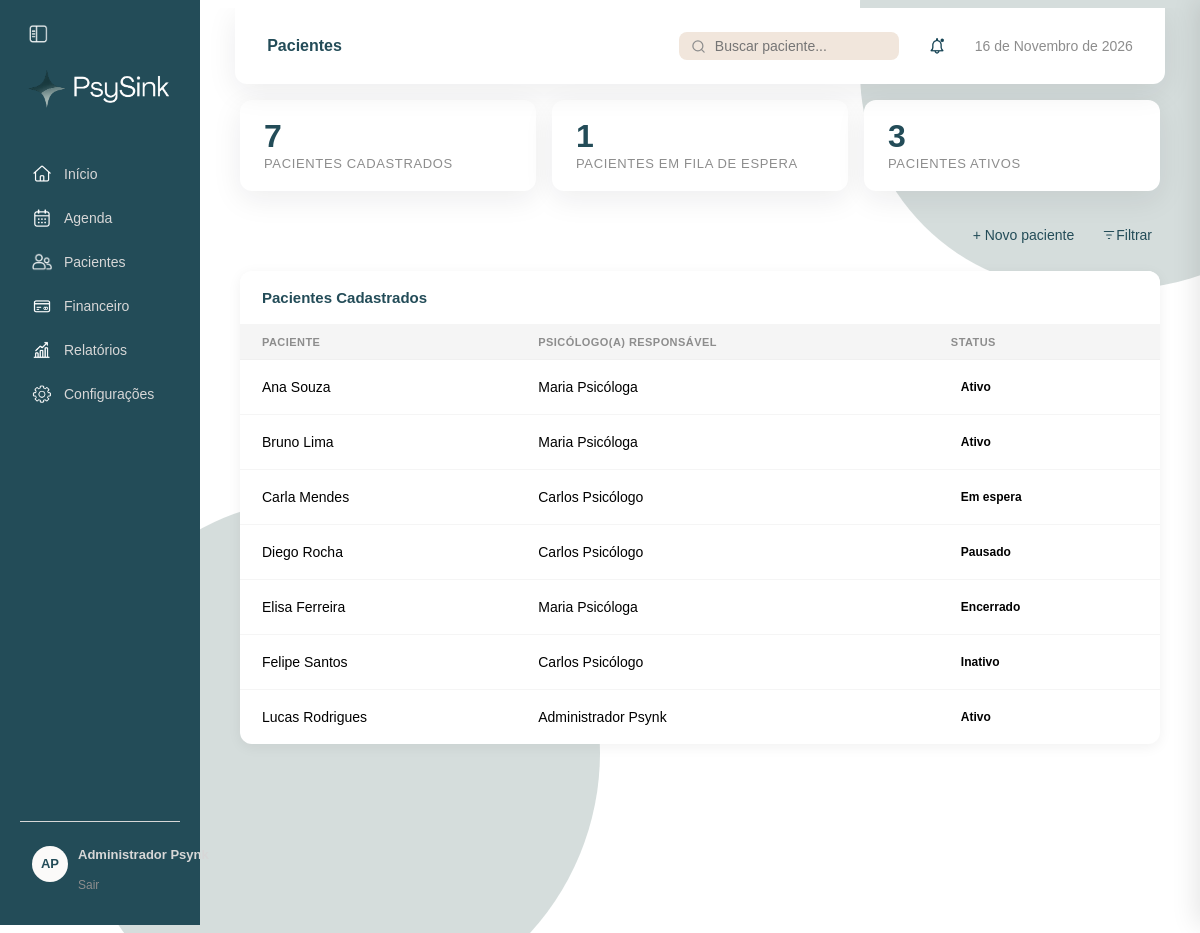
Screenshot of /app/pages/admin/pacientes.php (signed in) with the database file from the repository.
### tables this page shows
CREATE TABLE IF NOT EXISTS `Paciente` (
  `idpaciente` INT NOT NULL AUTO_INCREMENT,
  `nome` VARCHAR(45) NOT NULL,
  `cpf` VARCHAR(14) NOT NULL,
  `telefone` VARCHAR(20) NOT NULL,
  `endereco` VARCHAR(60) NULL,
  `status` ENUM('ativo','em_espera','pausado','encerrado','inativo') NOT NULL DEFAULT 'ativo',
  `idClinica` INT NOT NULL,
  `idPsicologo` INT NOT NULL,
  PRIMARY KEY (`idpaciente`),
  INDEX `fk_paciente_Clinica1_idx` (`idClinica`),
  INDEX `fk_paciente_Usuario1_idx` (`idPsicologo`),
  CONSTRAINT `fk_paciente_Clinica1`
    FOREIGN KEY (`idClinica`) REFERENCES `Clinica` (`idtable1`)
    ON DELETE NO ACTION ON UPDATE NO ACTION,
  CONSTRAINT `fk_paciente_Usuario1`
    FOREIGN KEY (`idPsicologo`) REFERENCES `Usuario` (`idUsuario`)
    ON DELETE NO ACTION ON UPDATE NO ACTION
);

CREATE TABLE IF NOT EXISTS `Usuario` (
  `idUsuario` INT NOT NULL AUTO_INCREMENT,
  `nome` VARCHAR(45) NOT NULL,
  `email` VARCHAR(45) NOT NULL,
  `senha` VARCHAR(255) NOT NULL,
  `telefone` VARCHAR(45) NULL,
  `foto` BLOB NULL,
  `permissao` ENUM('ADMIN', 'PSICOLOGO', 'RECEPCIONISTA') NOT NULL,
  `id_clinica` INT NOT NULL,
  PRIMARY KEY (`idUsuario`),
  INDEX `fk_Usuario_Clinica1_idx` (`id_clinica`),
  CONSTRAINT `fk_Usuario_Clinica1`
    FOREIGN KEY (`id_clinica`) REFERENCES `Clinica` (`idtable1`)
    ON DELETE NO ACTION ON UPDATE NO ACTION
);

### config/conexao.php (called while the page is built, shortened)
<?php
$servidor = "db";
$usuario  = "psynk_user";
$senha    = "psynk_pass";
$banco    = "psynk";
$conexao = new mysqli($servidor, $usuario, $senha, $banco);
$conexao->set_charset("utf8mb4");
if (session_status() === PHP_SESSION_ACTIVE && isset($_SESSION['id'])) {
    $verificaAtivo = $conexao->prepare("SELECT ativo FROM Usuario WHERE idUsuario = ?");
    $verificaAtivo->bind_param("i", $_SESSION['id']);
    $verificaAtivo->execute();
    $linhaAtivo = $verificaAtivo->get_result()->fetch_assoc();
}
if (function_exists('gerarNotificacoesDeAnotacaoPendente') === false) {
    require_once __DIR__ . "/../app/includes/consultas.php";
}

### app/includes/consultas.php (called while the page is built, shortened)
<?php
function buscarPacientes(mysqli $conexao, int $idClinica, ?int $idPsicologo = null, ?string $status = null): array {
    $sql = "SELECT paciente.idpaciente,
                   paciente.nome AS nome_paciente,
                   paciente.idPsicologo,
                   psicologo.nome AS nome_psicologo,
                   paciente.status
            FROM Paciente paciente
            JOIN Usuario psicologo ON psicologo.idUsuario = paciente.idPsicologo
            WHERE paciente.idClinica = ?";
    $tipos      = "i";
    $parametros = [$idClinica];
    if ($status !== null && in_array($status, STATUS_PACIENTE_VALIDOS, true)) {
        $sql .= " AND paciente.status = ?";
        $tipos .= "s";
        $parametros[] = $status;
    }
    $sql .= " ORDER BY paciente.nome";
    $comando = $conexao->prepare($sql);
    $comando->bind_param($tipos, ...$parametros);
    $comando->execute();
    return $comando->get_result()->fetch_all(MYSQLI_ASSOC);
}
function contarPacientesPorStatus(mysqli $conexao, int $idClinica, ?int $idPsicologo = null): array {
    $sql = "SELECT status, COUNT(*) AS total
            FROM Paciente
            WHERE idClinica = ?";
    $tipos      = "i";
    $parametros = [$idClinica];
    $sql .= " GROUP BY status";
    $comando = $conexao->prepare($sql);
    $comando->bind_param($tipos, ...$parametros);
    $comando->execute();
    $linhas = $comando->get_result()->fetch_all(MYSQLI_ASSOC);
    $contagem = array_fill_keys(STATUS_PACIENTE_VALIDOS, 0);
    foreach ($linhas as $linha) {
        $contagem[$linha['status']] = (int) $linha['total'];
    }
    $contagem['todos'] = array_sum($contagem);
    return $contagem;
}

### app/pages/admin/pacientes.php (the view, shortened to what this page needs)
<?php
    require_once __DIR__ . "/../../../config/conexao.php";
    require_once __DIR__ . "/../../includes/consultas.php";
    $idClinica = (int) $_SESSION['id_clinica'];
    $idPsicologoFiltro = null;
    $statusFiltro = null;
    $contagem = contarPacientesPorStatus($conexao, $idClinica);
    $pacientesCadastrados = buscarPacientes($conexao, $idClinica, $idPsicologoFiltro, $statusFiltro);
    $nomesDosStatus = [
        'ativo'     => 'Ativo',
        'em_espera' => 'Em espera',
        'pausado'   => 'Pausado',
        'encerrado' => 'Encerrado',
        'inativo'   => 'Inativo',
    ];
    function mostrarLinhasPacientes(array $pacientes, array $nomesDosStatus): void {
        foreach ($pacientes as $paciente) {
            echo '<tr onclick="abrirDrawer(' . (int) $paciente['idpaciente'] . ')" style="cursor:pointer">';
            echo '<td>' . htmlspecialchars($paciente['nome_paciente']) . '</td>';
            echo '<td>' . htmlspecialchars($paciente['nome_psicologo']) . '</td>';
            echo '<td><span class="badge badge-green">' . htmlspecialchars($nomesDosStatus[$paciente['status']]) . '</span></td>';
            echo '</tr>';
        }
    }
?>
<!DOCTYPE html>
<html lang="pt-BR">
<head>
    <link rel="stylesheet" type="text/css" href="https://meyerweb.com/eric/tools/css/reset/reset.css">
    <link rel="stylesheet" type="text/css" href="/app/css/variables.css">
    <link rel="stylesheet" href="/app/css/globals.css">
    <link rel="stylesheet" type="text/css" href="/app/css/pacientes.css">
    <?php
        include($_SERVER['DOCUMENT_ROOT'] . "/app/includes/menuAdmin.php");
    ?>
</head>
<body>
        <div class="main">
            <?php include($_SERVER['DOCUMENT_ROOT'] . "/app/includes/header.php"); ?>
            <div class="cartoes">
                <div class="cartao" onclick="toggleList('listaCadastrados')">
                    <div class="cartaoValor"><?= $contagem['todos'] ?></div>
                    <div class="cartaoTitulo">Pacientes Cadastrados</div>
                </div>
                <div class="cartao" onclick="toggleList('listaEspera')">
                    <div class="cartaoValor"><?= $contagem['em_espera'] ?></div>
                    <div class="cartaoTitulo">Pacientes em fila de espera</div>
                </div>
                <div class="cartao" onclick="toggleList('listaAtivos')">
                    <div class="cartaoValor"><?= $contagem['ativo'] ?></div>
                    <div class="cartaoTitulo">Pacientes ativos</div>
                </div>
            </div>
            <div class="filtro-secao" style="display:flex; gap:0.75rem; align-items:center;">
                <button class="btn btn-primary" onclick="abrirDrawerNovo()">+ Novo paciente</button>
                <div class="filtro-dropdown-wrapper">
                    <button class="btn btn-secondary" id="btn-filtrar" onclick="toggleFiltroDropdown()">
                        <svg xmlns="http://www.w3.org/2000/svg" width="14" height="14" viewBox="0 0 24 24" fill="none" stroke="currentColor" stroke-width="2" stroke-linecap="round" stroke-linejoin="round"><line x1="4" y1="6" x2="20" y2="6"/><line x1="8" y1="12" x2="16" y2="12"/><line x1="11" y1="18" x2="13" y2="18"/></svg>
                        Filtrar
                    </button>
                </div>
            </div>
        <div id="listaCadastrados" class="collapse-list">
            <div class="section-header">
                <span class="section-title">Pacientes Cadastrados</span>
            </div>
            <table class="data-table">
                <thead>
                    <tr>
                        <th>Paciente</th>
                        <th>Psicólogo(a) responsável</th>
                        <th>Status</th>
                    </tr>
                </thead>
                <tbody>
                    <?php mostrarLinhasPacientes($pacientesCadastrados, $nomesDosStatus); ?>
                </tbody>
            </table>
        </div>
        <?php include($_SERVER['DOCUMENT_ROOT'] . "/app/includes/drawer.php"); ?>
        <?php include($_SERVER['DOCUMENT_ROOT'] . "/app/includes/modal-consulta.php"); ?>
</body>
</html>

### app/css/variables.css (style rules this page uses)
:root { --deep-teal: #234c58; --teal: #316372; --sage: #91a6a4; --warm-sand: #f1e6dc; --warm-beige: #e1bba4; --terracotta: #40334D; --off-white: #fbfaf9; --gray-900: #1C1C1C; --gray-700: #555555; --gray-400: #8D8D8D; --gray-200: #D7D7D7; --gray-150: #E6E6E6; --gray-100: #F5F5F5; --verde-500: #4CAF50; --amarelo-500: #F5B942; --azul-500: #5B8DEF; --laranja-500: #F28C5C; --vermelho-500: #f25c5c; --roxo-500: #7B61A8; --cinza-500: #9E9E9E; --font: calibri, sans-serif; --radius-sm: 8px; --radius-md: 12px; --radius-lg: 16px; --radius-xl: 24px; --shadow: 0 8px 30px rgba(20, 30, 40, 0.08); --sidebar-width: 200px; --sidebar-width-retraido: 64px; }
*, *::before, *::after { box-sizing: border-box; }

### app/css/globals.css (style rules this page uses)
body { font-family: var(--font); position: relative; isolation: isolate; overflow-y: auto; }
body::before { content: ""; position: fixed; width: 520px; height: 520px; top: -230px; right: -180px; background: var(--sage); opacity: 0.38; border-radius: 48% 52% 55% 45%; z-index: -1; }
body::after { content: ""; position: fixed; width: 520px; height: 520px; top: 500px; right: 50%; background: var(--sage); opacity: 0.38; border-radius: 48% 52% 55% 45%; z-index: -1; }
.main { margin-left: var(--sidebar-width); flex: 1; display: flex; flex-direction: column; min-height: 100vh; height: auto; overflow-y: auto; }
.cartoes { display: grid; grid-template-columns: 1fr 1fr 1fr; gap: 1rem; align-items: stretch; padding: 1rem 2rem; }
.cartao { background: #fff; border-radius: var(--radius-md); padding: 1.25rem 1.5rem; box-shadow: var(--shadow); cursor: pointer; transition: transform 0.15s, box-shadow 0.15s; min-width: 140px; display: flex; flex-direction: column; align-items: flex-start; gap: 0.25rem; }
.cartaoTitulo { font-size: 0.8125rem; color: var(--gray-400); text-transform: uppercase; letter-spacing: 0.05em; }
.cartaoValor { font-size: 2rem; font-weight: 600; color: var(--deep-teal); line-height: 1; }
.collapse-list { display: none; margin: 0 2rem 1.5rem; background: #fff; border-radius: var(--radius-md); box-shadow: 0 3px 14px rgba(0, 0, 0, 0.06); overflow: hidden; }
.collapse-list.open { display: block; }
.collapse-list .section-header { display: flex; align-items: center; padding: 18px 22px; background: #fff; }
.collapse-list .section-title { font-size: 15px; font-weight: 600; color: var(--deep-teal); }
.collapse-list .data-table { width: 100%; border-collapse: collapse; }
.collapse-list .data-table th { padding: 11px 22px; text-align: left; font-size: 11px; font-weight: 600; color: var(--gray-400); text-transform: uppercase; letter-spacing: 0.04em; background: #fafafa; }
.collapse-list .data-table td { padding: 15px 22px; font-size: 14px; color: var(--gray-500); border-top: 1px solid #f0f0f0; }
.collapse-list .data-table tbody tr { transition: background 0.15s ease; }
.collapse-list .badge { display: inline-flex; align-items: center; padding: 5px 10px; border-radius: 20px; font-size: 12px; font-weight: 600; }
.section-header { display: flex; align-items: center; justify-content: space-between; padding: 1rem 1.25rem; border-bottom: 1px solid var(--gray-100); }
.section-title { font-size: 0.9375rem; font-weight: 600; color: var(--gray-900); }
.data-table { width: 100%; border-collapse: collapse; }
.data-table th { background: var(--gray-100) !important; text-align: left; font-size: 0.75rem; font-weight: 500; text-transform: uppercase; letter-spacing: 0.05em; color: var(--gray-400); padding: 0.625rem 1.25rem; }
.data-table td { padding: 0.75rem 1.25rem; font-size: 0.9375rem; border-bottom: 1px solid var(--gray-100); vertical-align: middle; color: var(--gray-250) !important; }
.data-table tr:last-child td { border-bottom: none; }
.badge { display: inline-flex; align-items: center; padding: 0.25rem 0.625rem; border-radius: 999px; font-size: 0.75rem; font-weight: 500; }
.btn { display: inline-flex; align-items: center; padding: 0.5rem 1rem; border-radius: var(--radius-sm); font-family: var(--font); font-size: 0.875rem; font-weight: 500; cursor: pointer; border: none; transition: background 0.15s; text-decoration: none; }
.btn-primary { background: var(--deep-teal); color: #fff; }
.btn-secondary { background: var(--gray-100); color: var(--gray-700); }
.filtro-secao { margin: 0 2rem 1.5rem; padding-top: 1rem; display: flex; align-self: flex-end; }
.filtro-dropdown-wrapper { position: relative; display: inline-block; }

### app/css/pacientes.css (style rules this page uses)
.filtro-secao { margin: 0 2rem 1.5rem; }
.filtro-dropdown-wrapper { position: relative; display: inline-block; }

### rows the page displays
paciente: idpaciente "7", idPsicologo "1", nome "Lucas Rodrigues", idPsicologo.nome "Administrador Psynk", status "Ativo"
paciente: nome "Ana Souza", idPsicologo.nome "Maria Psicóloga", status "Ativo"
paciente: nome "Bruno Lima", idPsicologo.nome "Maria Psicóloga", status "Ativo"
paciente: nome "Carla Mendes", idPsicologo.nome "Carlos Psicólogo", status "Em espera"
paciente: nome "Diego Rocha", idPsicologo.nome "Carlos Psicólogo", status "Pausado"
paciente: nome "Elisa Ferreira", idPsicologo.nome "Maria Psicóloga", status "Encerrado"
paciente: nome "Felipe Santos", idPsicologo.nome "Carlos Psicólogo", status "Inativo"

### other values shown
$iniciaisMenu "AP"
$_SESSION['nome'] "Administrador Psynk"
$tituloPagina "Pacientes"
$contagem['ativo'] "3"
